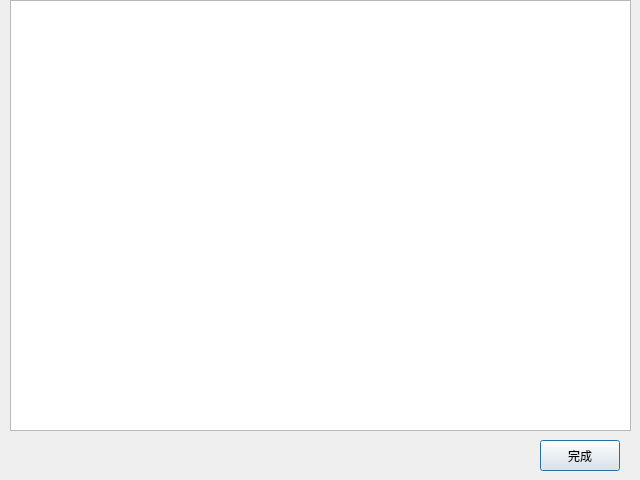
<?xml version="1.0" encoding="UTF-8"?>
<ui version="4.0">
 <class>DialogWidgetLists</class>
 <widget class="QDialog" name="DialogWidgetLists">
  <property name="geometry">
   <rect>
    <x>0</x>
    <y>0</y>
    <width>640</width>
    <height>480</height>
   </rect>
  </property>
  <property name="minimumSize">
   <size>
    <width>640</width>
    <height>480</height>
   </size>
  </property>
  <property name="maximumSize">
   <size>
    <width>640</width>
    <height>480</height>
   </size>
  </property>
  <property name="windowTitle">
   <string>选择需要的组件</string>
  </property>
  <widget class="QPushButton" name="doneBtn">
   <property name="geometry">
    <rect>
     <x>540</x>
     <y>440</y>
     <width>80</width>
     <height>31</height>
    </rect>
   </property>
   <property name="text">
    <string>完成</string>
   </property>
  </widget>
  <widget class="QListWidget" name="listWidget">
   <property name="geometry">
    <rect>
     <x>10</x>
     <y>0</y>
     <width>621</width>
     <height>431</height>
    </rect>
   </property>
   <property name="minimumSize">
    <size>
     <width>1</width>
     <height>1</height>
    </size>
   </property>
   <property name="maximumSize">
    <size>
     <width>640</width>
     <height>431</height>
    </size>
   </property>
   <property name="currentRow">
    <number>-1</number>
   </property>
  </widget>
 </widget>
 <resources/>
 <connections/>
</ui>
